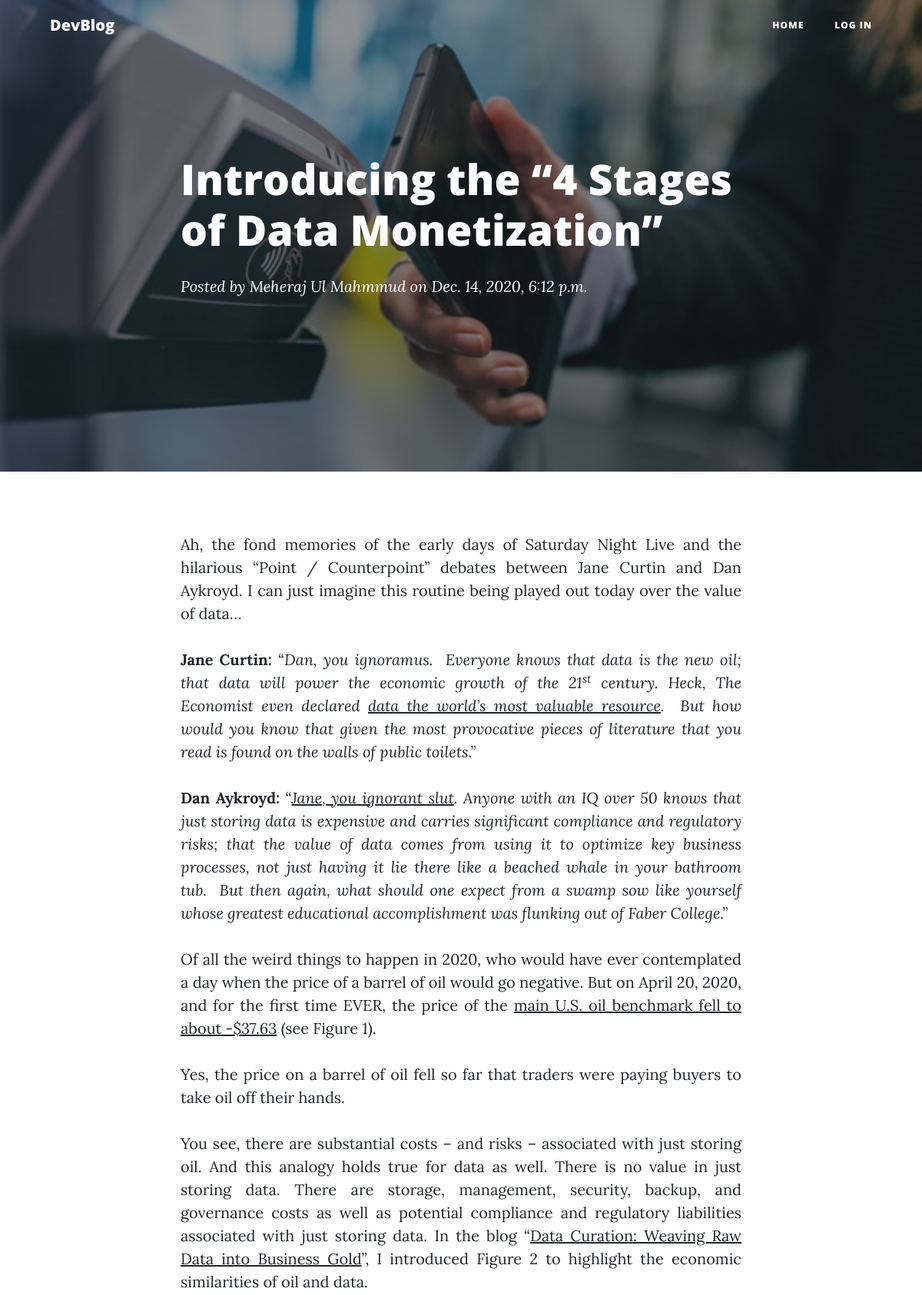
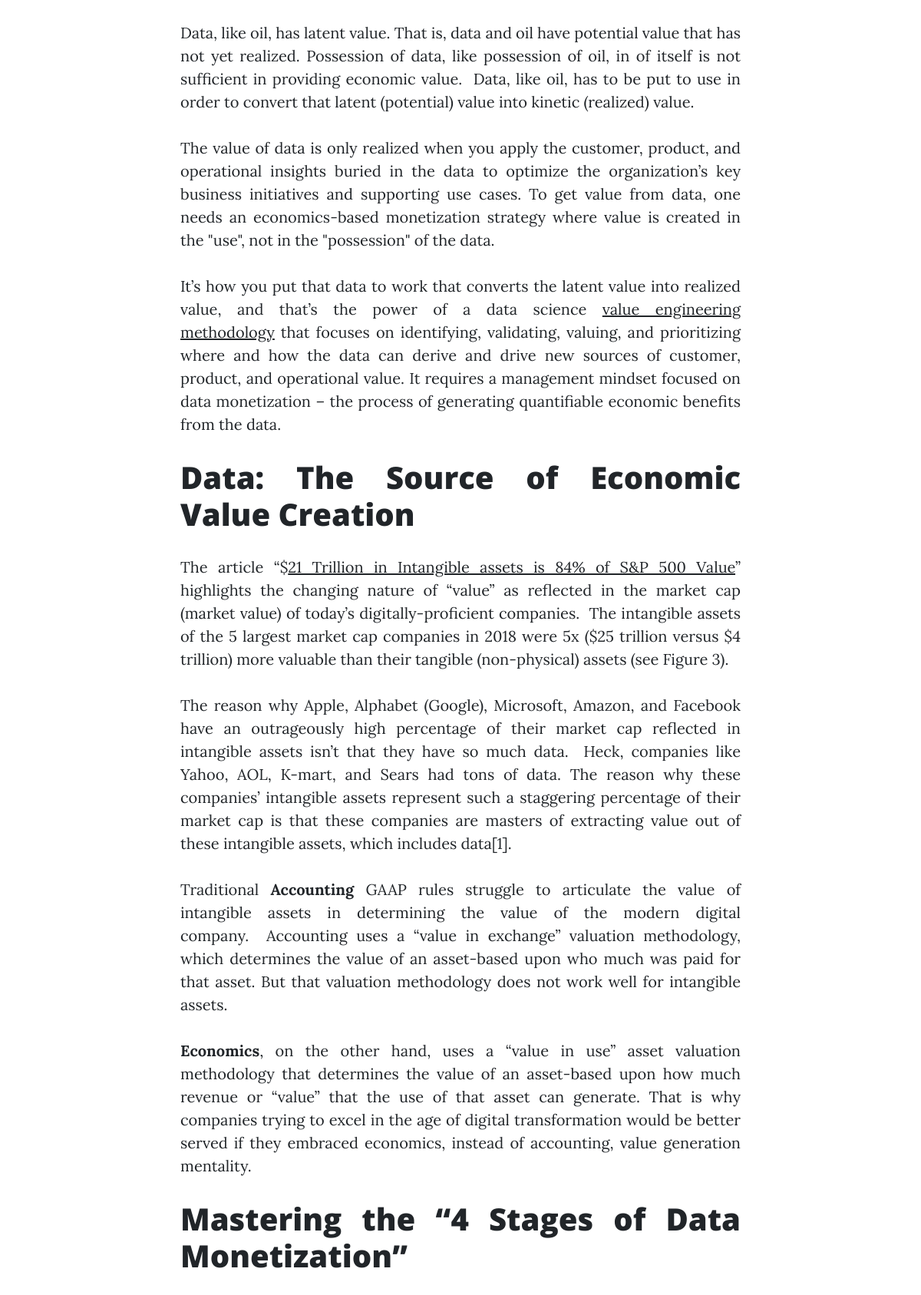
Screenshot of /blog/post/introducing-the-4-stages-of-data-monetization-2020-12-14-1812451900410000/ (upper part) with the database file from the repository (2 pictures, top to bottom).
### blog/models.py (models this page shows, shortened)
class BlogModel(models.Model):
    author = models.ForeignKey(User, null=True, blank=True, on_delete=models.CASCADE)
    blog_title = models.CharField(max_length=255)
    blog_subtitle = models.CharField(max_length=255, null=True, blank=True)
    blog_content = RichTextField()
    blog_image = models.ImageField(null=True, blank=True)
    date_posted = models.DateTimeField(auto_now_add=True)
    slug = models.SlugField(unique=True, null=True, blank=True)
    totalViewCount = models.IntegerField(null=True, blank=True, default=0)

### user/models.py (models this page shows, shortened)
class User(AbstractBaseUser):
    email = models.EmailField(max_length=255, unique=True)
    name = models.CharField(max_length=255)
    date_joined = models.DateTimeField(auto_now_add=True)
    is_active = models.BooleanField(default=True)
    is_staff = models.BooleanField(default=False)
    is_admin = models.BooleanField(default=False)
    USERNAME_FIELD = 'email'
    REQUIRED_FIELDS = ['name']  # Email & Password are required by default.
    objects = MyUserManager()

### blog/views.py (the view, shortened to what this page needs)
# urls.py: path('blog/post/<str:slug>/', blog_details_view, name='blog-details'),
def blog_details_view(request, slug):
    blog = BlogModel.objects.get(slug=slug)
    comment_form = NewCommentForm()
    comments = BlogCommentModel.objects.filter(blog_post=blog)
    context = {
        'blog': blog,
        'comment_form': comment_form,
        'comments': comments,
    }
    return render(request, 'blog/blog-details.html', context)

### templates/blog/blog-details.html (shortened to what this page needs)
{% extends "base.html" %}
{% load static %}
{% load widget_tweaks %}
{% block content %}
<header class="masthead"
        {% if blog.blog_image %}
        style="background-image: url('{{ blog.blog_image.url }}');"
        {% else %}
        style="background-color: #1b1e21"
        {% endif %}>
    <div class="overlay"></div>
    <div class="container">
        <div class="row">
            <div class="col-lg-8 col-md-10 mx-auto">
                <div class="post-heading">
                    <h1>{{ blog.blog_title }}</h1>
                    <span class="meta">Posted by <a
                            href="{% url 'blogs' blog.author.id %}">{{ blog.author.name }}</a> on {{ blog.date_posted }}</span>
                    <br/>
                </div>
            </div>
        </div>
    </div>
</header>
<article>
    <div class="container">
        <div class="row">
            <div class="col-lg-8 col-md-10 mx-auto">
                {{ blog.blog_content|safe }}
                <br/>
                <br/>
                {% if user.is_authenticated %}
                <form method="POST">
                    {% csrf_token %}
                    <div class="row form-group">
                        <div class="col-md-12 mb-3 mb-md-0">
                            {{ comment_form.content|add_class:"form-control" }}
                        </div>
                    </div>
                    <div class="row form-group">
                        <button class="btn btn-outline-info rounded " type="submit">Add comment <i
                                class="fas fa-comments"></i>
                        </button>
                    </div>
                </form>
                {% else %}
                    <br>
                {% endif %}
            </div>
        </div>
    </div>
</article>
{% endblock %}

### rows the page displays
BlogModel: blog_image (picture), blog_title "Introducing the “4 Stages of Data Monetization”", author.name "Meheraj Ul Mahmmud", date_posted "Dec. 14, 2020, 6:12 p.m.", blog_content "Ah, the fond memories of the early days of Saturday Night Live and the hilarious “Point / Counterpoint” debates between Jane Curtin and Dan Aykroyd. I can just imagine this routine being played out today over the value of data… Jane Curtin: “ Dan, you ignoramus. Everyone knows that data is the new oil; that data will power the economic growth of the 21 st century. Heck, The Economist even declared data the world’s most valuable resource . But how would you know that given the most provocative pieces of literature that you read is found on the walls of public toilets.” Dan Aykroyd: “ Jane, you ignorant slut . Anyone with an IQ over 50 knows that just storing data is expensive and carries…"
